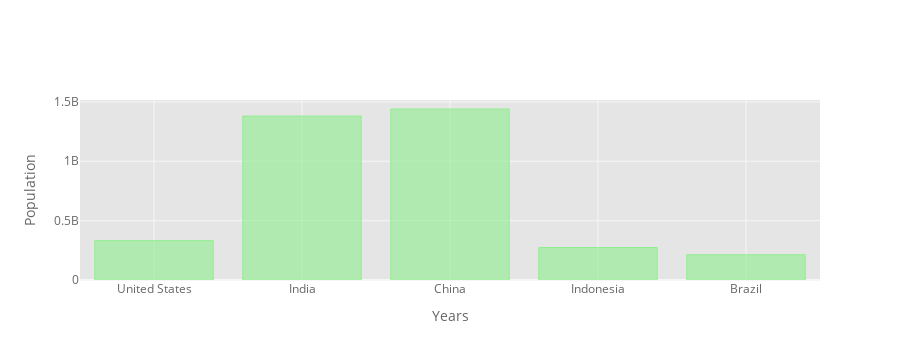

Notebook cell for this chart:
### Code cell
df_pivot_2020.iplot(kind='bar', color='lightgreen',
                    xTitle='Years', yTitle='Population')

### Figure 1 — Plotly figure (JSON) as saved in the notebook; plotly's stock layout.template omitted (floating-point values rounded to 4 significant figures)
{"data": [{"marker": {"color": "rgba(144, 238, 144, 0.6)", "line": {"color": "rgba(144, 238, 144, 1.0)", "width": 1}}, "name": "2020.0", "orientation": "v", "text": "", "type": "bar", "x": ["United States", "India", "China", "Indonesia", "Brazil"], "y": [331002651, 1380004385, 1439323776, 273523615, 212559417]}], "layout": {"autosize": true, "height": 360, "legend": {"bgcolor": "#FFFFFF", "font": {"color": "#666666"}}, "paper_bgcolor": "#FFFFFF", "plot_bgcolor": "#E5E5E5", "title": {"font": {"color": "#151516"}}, "xaxis": {"autorange": true, "gridcolor": "#F6F6F6", "range": [-0.5, 4.5], "showgrid": true, "tickfont": {"color": "#666666"}, "title": {"font": {"color": "#666666"}, "text": "Years"}, "type": "category", "zerolinecolor": "#F6F6F6"}, "yaxis": {"autorange": true, "gridcolor": "#F6F6F6", "range": [0, 1515000000.0], "showgrid": true, "tickfont": {"color": "#666666"}, "title": {"font": {"color": "#666666"}, "text": "Population"}, "type": "linear", "zerolinecolor": "#F6F6F6"}}}
